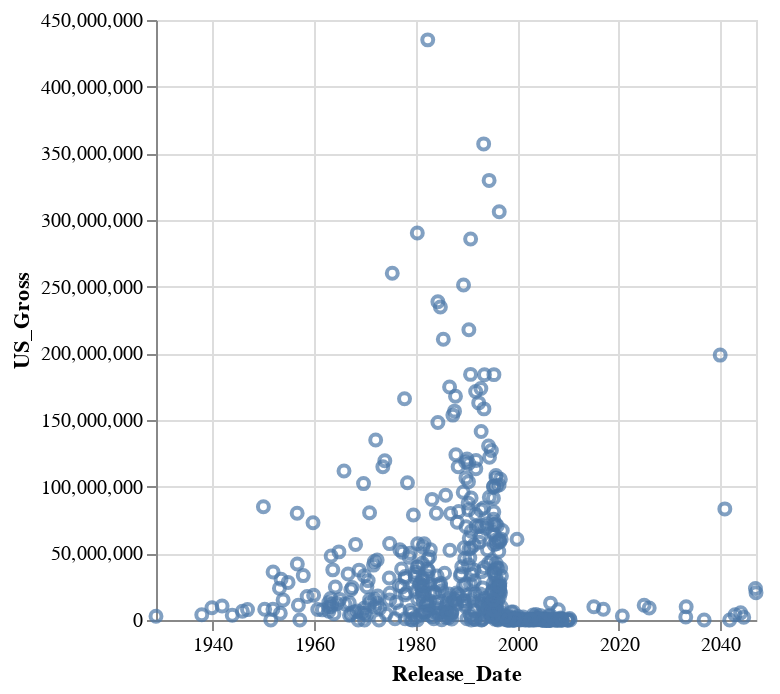

The notebook cell this image was saved under:
### Markdown cell above
Let's make our chart again

### Code cell
gross

### Figure 1 — Vega-Lite specification as saved in the notebook (floating-point values rounded to 4 significant figures; data arrays with more than 128 entries replaced by an {"elided": "..."} marker saying what was removed)
{"config": {"view": {"continuousWidth": 300, "continuousHeight": 300}}, "data": {"name": "data-9a58b8deb8c096cd2b16b922398f52c0"}, "mark": {"type": "point"}, "encoding": {"tooltip": [{"field": "Title", "type": "quantitative"}], "x": {"field": "Release_Date", "type": "temporal"}, "y": {"field": "US_Gross", "type": "quantitative"}}, "$schema": "https://vega.github.io/schema/vega-lite/v5.20.1.json", "datasets": {"data-9a58b8deb8c096cd2b16b922398f52c0": {"elided": "500 records"}}}
